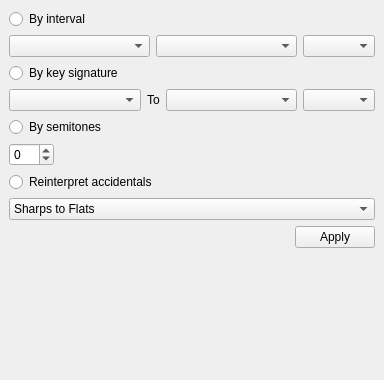
<?xml version="1.0" encoding="UTF-8"?>
<ui version="4.0">
 <class>uiTransposeView</class>
 <widget class="QDockWidget" name="uiTransposeView">
  <property name="geometry">
   <rect>
    <x>0</x>
    <y>0</y>
    <width>384</width>
    <height>380</height>
   </rect>
  </property>
  <property name="sizePolicy">
   <sizepolicy hsizetype="Minimum" vsizetype="Preferred">
    <horstretch>0</horstretch>
    <verstretch>0</verstretch>
   </sizepolicy>
  </property>
  <property name="windowTitle">
   <string>Transpose</string>
  </property>
  <widget class="QWidget" name="dockWidgetContents">
   <layout class="QVBoxLayout" name="verticalLayout_5">
    <item>
     <layout class="QVBoxLayout" name="verticalLayout">
      <item>
       <layout class="QVBoxLayout" name="verticalLayout_2">
        <item>
         <widget class="QRadioButton" name="uiByInterval">
          <property name="text">
           <string>By interval</string>
          </property>
         </widget>
        </item>
        <item>
         <layout class="QHBoxLayout" name="horizontalLayout_2">
          <item>
           <widget class="QComboBox" name="uiIntervalQuantity"/>
          </item>
          <item>
           <widget class="QComboBox" name="uiIntervalQuality"/>
          </item>
          <item>
           <widget class="QComboBox" name="uiIntervalDir">
            <property name="sizePolicy">
             <sizepolicy hsizetype="Maximum" vsizetype="Fixed">
              <horstretch>0</horstretch>
              <verstretch>0</verstretch>
             </sizepolicy>
            </property>
           </widget>
          </item>
         </layout>
        </item>
       </layout>
      </item>
      <item>
       <widget class="QRadioButton" name="uiByKeySig">
        <property name="text">
         <string>By key signature</string>
        </property>
       </widget>
      </item>
      <item>
       <layout class="QHBoxLayout" name="horizontalLayout">
        <item>
         <widget class="QComboBox" name="uiKeySigFrom"/>
        </item>
        <item>
         <widget class="QLabel" name="uiTo">
          <property name="sizePolicy">
           <sizepolicy hsizetype="Maximum" vsizetype="Preferred">
            <horstretch>0</horstretch>
            <verstretch>0</verstretch>
           </sizepolicy>
          </property>
          <property name="text">
           <string>To</string>
          </property>
         </widget>
        </item>
        <item>
         <widget class="QComboBox" name="uiKeySigTo"/>
        </item>
        <item>
         <widget class="QComboBox" name="uiKeySigDir">
          <property name="sizePolicy">
           <sizepolicy hsizetype="Maximum" vsizetype="Fixed">
            <horstretch>0</horstretch>
            <verstretch>0</verstretch>
           </sizepolicy>
          </property>
         </widget>
        </item>
       </layout>
      </item>
     </layout>
    </item>
    <item>
     <layout class="QVBoxLayout" name="verticalLayout_3">
      <item>
       <widget class="QRadioButton" name="uiBySemitones">
        <property name="text">
         <string>By semitones</string>
        </property>
       </widget>
      </item>
      <item>
       <widget class="QSpinBox" name="uiSemitones">
        <property name="sizePolicy">
         <sizepolicy hsizetype="Maximum" vsizetype="Fixed">
          <horstretch>0</horstretch>
          <verstretch>0</verstretch>
         </sizepolicy>
        </property>
        <property name="minimum">
         <number>-12</number>
        </property>
        <property name="maximum">
         <number>12</number>
        </property>
       </widget>
      </item>
     </layout>
    </item>
    <item>
     <layout class="QVBoxLayout" name="verticalLayout_4">
      <item>
       <widget class="QRadioButton" name="uiReinterpretAccidentals">
        <property name="text">
         <string>Reinterpret accidentals</string>
        </property>
       </widget>
      </item>
      <item>
       <widget class="QComboBox" name="uiReinterpretType">
        <item>
         <property name="text">
          <string>Sharps to Flats</string>
         </property>
         <property name="icon">
    	  <iconset>
     	   <normaloff>images:accidental/sharpstoflats.svg</normaloff>images:accidental/sharpstoflats.svg</iconset>
   		 </property>
        </item>
        <item>
         <property name="text">
          <string>Flats to Sharps</string>
         </property>
         <property name="icon">
    	  <iconset>
     	   <normaloff>images:accidental/flatstosharps.svg</normaloff>images:accidental/flatstosharps.svg</iconset>
   		 </property>
        </item>
        <item>
         <property name="text">
          <string>Invert accidentals</string>
         </property>
         <property name="icon">
    	  <iconset>
     	   <normaloff>images:accidental/invert.svg</normaloff>images:accidental/invert.svg</iconset>
   		 </property>
        </item>
       </widget>
      </item>
     </layout>
    </item>
    <item>
     <widget class="QDialogButtonBox" name="uiApply">
      <property name="standardButtons">
       <set>QDialogButtonBox::Apply</set>
      </property>
     </widget>
    </item>
    <item>
     <spacer name="verticalSpacer">
      <property name="orientation">
       <enum>Qt::Vertical</enum>
      </property>
      <property name="sizeHint" stdset="0">
       <size>
        <width>20</width>
        <height>0</height>
       </size>
      </property>
     </spacer>
    </item>
   </layout>
  </widget>
 </widget>
 <resources/>
 <connections/>
</ui>
